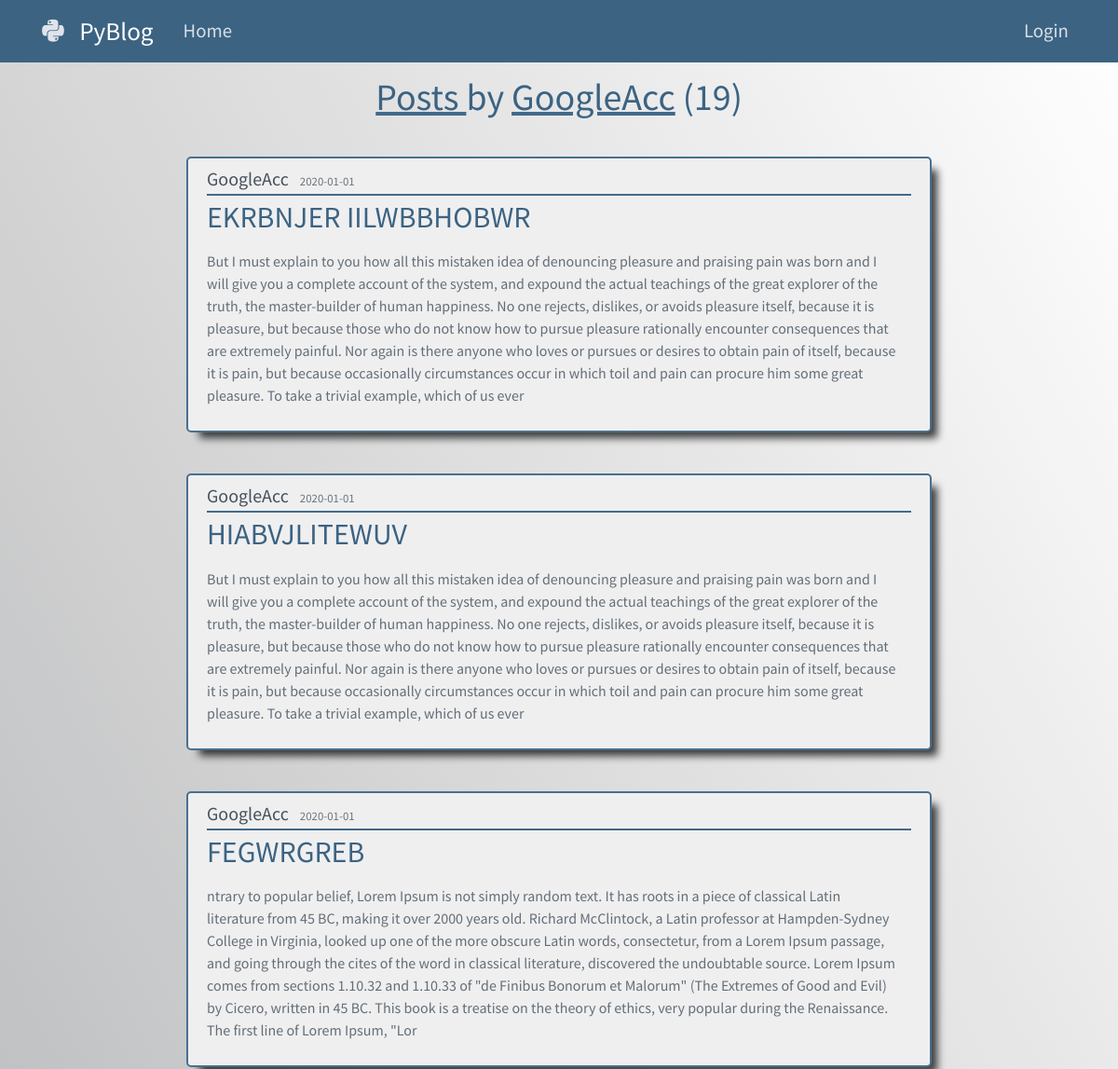
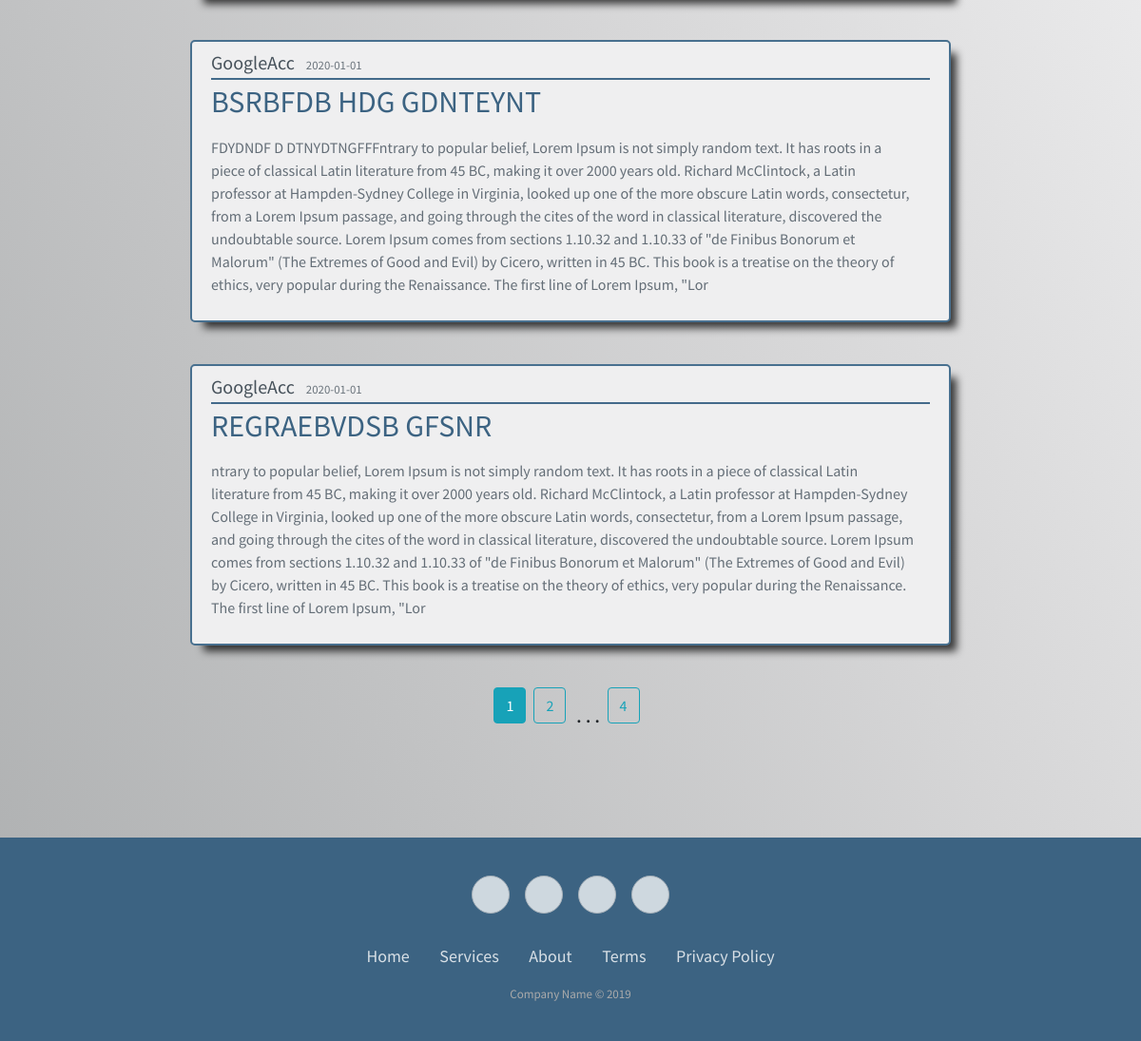
/user/GoogleAcc, run on the app's committed database (2 pictures, top to bottom).
### app/models.py (models this page shows, shortened)
class User(UserMixin, db.Model):
    __tablename__ = 'user'
    id = db.Column(db.Integer, primary_key=True)
    username = db.Column(db.String(64), index=True,nullable=False)
    email = db.Column(db.String(64), index=True, unique=True)
    posts = db.relationship('Post', backref='author', lazy='dynamic')

class Post(db.Model):
    __tablename__ = 'post'
    id = db.Column(db.Integer, primary_key=True)
    title = db.Column(db.String(100), nullable=False)
    date_posted = db.Column(db.DateTime, nullable=False, default=datetime.utcnow)
    content = db.Column(db.Text, nullable=False)
    user_id = db.Column(db.Integer, db.ForeignKey('user.id'), nullable=False)

### app/views.py (the view)
@app.route("/user/<string:username>")
def user_posts(username):
    page = request.args.get('page', 1, type=int)
    user = User.query.filter_by(username=username).first_or_404()
    posts = Post.query.filter_by(author=user)\
        .order_by(Post.date_posted.desc())\
        .paginate(page=page, per_page=5)
    return render_template('html/user_posts.html', posts=posts, user=user)

### app/templates/html/user_posts.html (shortened to what this page needs)
{% extends "html/layout.html" %}
{% block custom_css %}
<link rel="stylesheet" type="text/css" href="{{ url_for('static',filename = 'css/home.css') }}">
<link rel="stylesheet" type="text/css" href="{{ url_for('static',filename = 'css/user_posts.css') }}">
{% endblock custom_css %}
{% block content %}
<div class="container-posts">
<h1 class="mb-3 heading"><span class="underline">Posts </span>by <span class="underline">{{ user.username }}</span> ({{ posts.total }})</h1>
<br>
{% for post in posts.items %}
<article class="media content-section">
    <div class="media-body">
        <div class="article-metadata">
            <h5 style="display: inline;"><a class="mr-2"
                    href="{{ url_for('user_posts', username=post.author.username) }}">{{ post.author.username }}</a>
            </h5>
            <small class="text-muted">{{ post.date_posted.strftime('%Y-%m-%d') }}</small>
        </div>
        <h2>
            <p class="article-title">{{ post.title }}</p>
        </h2>
        <p class="article-content">{{ post.content }}</p>
    </div>
</article><br>
{% endfor %}
</div>
<div class="pagination">
    {% for page_num in posts.iter_pages(left_edge=1, right_edge=1, left_current=1, right_current=2) %}
    {% if page_num %}
    {% if posts.page == page_num %}
    <a class="btn btn-info mb-4 mr-2"
        href="{{ url_for('user_posts', username=user.username, page=page_num) }}">{{ page_num }}</a>
    {% else %}
    <a class="btn btn-outline-info mb-4 mr-2"
        href="{{ url_for('user_posts', username=user.username, page=page_num) }}">{{ page_num }}</a>
    {% endif %}
    {% else %}
    <b class="triple_dot">...</b>
    {% endif %}
    {% endfor %}
</div>
{% endblock %}

### app/static/css/layout.css (style rules this page uses)
body { height: 100%; margin: 0; padding: 0; background-image: linear-gradient(to right top, #adafb0, #c1c2c3, #d6d6d7, #eaeaeb, #ffffff); margin-top: 5rem; font-family: 'Source Sans Pro', sans-serif; }

### app/static/css/home.css (style rules this page uses)
.content-section { background: #EFEFF0; padding: 10px 20px; border: 2px solid #48708F; border-radius: 5px; margin-bottom: 20px; -webkit-box-shadow: 10px 10px 9px -4px rgba(0,0,0,0.75); -moz-box-shadow: 10px 10px 9px -4px rgba(0,0,0,0.75); box-shadow: 10px 10px 9px -4px rgba(0,0,0,0.75); overflow-wrap: break-word !important; word-wrap: break-word !important; }
.article-title { color: #3C6382; overflow-wrap: break-word !important; word-wrap: break-word !important; font-family: 'Source Sans Pro', sans-serif; }
.article-content { white-space: pre-line; color: #646e77; width: 550px; overflow-wrap: break-word !important; word-wrap: break-word !important; }
.article-metadata { padding-bottom: 3px; margin-bottom: 4px; border-bottom: 2px solid #436A8A; }
.article-metadata a { color: #47525B; }
.media-body { overflow-wrap: break-word !important; word-wrap: break-word !important; }
.triple_dot { margin-left: 0.2em; margin-right: 0.2em; letter-spacing: 0.3em; }
.pagination { display: flex; align-items: center; justify-content: center; }

### app/static/css/user_posts.css (style rules this page uses)
.container-posts { display: flex; flex-direction: column; align-items: center; }
.article-content { width:740px !important; }
.heading { color: #3C6382; }
span.underline { -webkit-text-decoration: #436A8A solid underline; text-decoration: #436A8A solid underline; -webkit-text-decoration-skip: ink; text-decoration-skip: ink; }
.content-section { width: 800px; }

### data on the page
User: username "GoogleAcc"
Post: author.username "GoogleAcc", date_posted "2020-01-01", title "EKRBNJER IILWBBHOBWR", content "But I must explain to you how all this mistaken idea of denouncing pleasure and praising pain was born and I will give you a complete account of the system, and expound the actual teachings of the great explorer of the truth, the master-builder of human happiness. No one rejects, dislikes, or avoids pleasure itself, because it is pleasure, but because those who do not know how to pursue pleasure rationally encounter consequences that are extremely painful. Nor again is there anyone who loves or pursues or desires to obtain pain of itself, because it is pain, but because occasionally circumstances occur in which toil and pain can procure him some great pleasure. To take a trivial example,…"
Post: author.username "GoogleAcc", date_posted "2020-01-01", title "HIABVJLITEWUV", content "But I must explain to you how all this mistaken idea of denouncing pleasure and praising pain was born and I will give you a complete account of the system, and expound the actual teachings of the great explorer of the truth, the master-builder of human happiness. No one rejects, dislikes, or avoids pleasure itself, because it is pleasure, but because those who do not know how to pursue pleasure rationally encounter consequences that are extremely painful. Nor again is there anyone who loves or pursues or desires to obtain pain of itself, because it is pain, but because occasionally circumstances occur in which toil and pain can procure him some great pleasure. To take a trivial example,…"
Post: author.username "GoogleAcc", date_posted "2020-01-01", title "FEGWRGREB", content "ntrary to popular belief, Lorem Ipsum is not simply random text. It has roots in a piece of classical Latin literature from 45 BC, making it over 2000 years old. Richard McClintock, a Latin professor at Hampden-Sydney College in Virginia, looked up one of the more obscure Latin words, consectetur, from a Lorem Ipsum passage, and going through the cites of the word in classical literature, discovered the undoubtable source. Lorem Ipsum comes from sections 1.10.32 and 1.10.33 of \"de Finibus Bonorum et Malorum\" (The Extremes of Good and Evil) by Cicero, written in 45 BC. This book is a treatise on the theory of ethics, very popular during the Renaissance. The first line of Lorem Ipsum, \"Lor"
Post: author.username "GoogleAcc", date_posted "2020-01-01", title "BSRBFDB HDG GDNTEYNT", content "FDYDNDF D DTNYDTNGFFFntrary to popular belief, Lorem Ipsum is not simply random text. It has roots in a piece of classical Latin literature from 45 BC, making it over 2000 years old. Richard McClintock, a Latin professor at Hampden-Sydney College in Virginia, looked up one of the more obscure Latin words, consectetur, from a Lorem Ipsum passage, and going through the cites of the word in classical literature, discovered the undoubtable source. Lorem Ipsum comes from sections 1.10.32 and 1.10.33 of \"de Finibus Bonorum et Malorum\" (The Extremes of Good and Evil) by Cicero, written in 45 BC. This book is a treatise on the theory of ethics, very popular during the Renaissance. The first line of…"
Post: author.username "GoogleAcc", date_posted "2020-01-01", title "REGRAEBVDSB GFSNR", content "ntrary to popular belief, Lorem Ipsum is not simply random text. It has roots in a piece of classical Latin literature from 45 BC, making it over 2000 years old. Richard McClintock, a Latin professor at Hampden-Sydney College in Virginia, looked up one of the more obscure Latin words, consectetur, from a Lorem Ipsum passage, and going through the cites of the word in classical literature, discovered the undoubtable source. Lorem Ipsum comes from sections 1.10.32 and 1.10.33 of \"de Finibus Bonorum et Malorum\" (The Extremes of Good and Evil) by Cicero, written in 45 BC. This book is a treatise on the theory of ethics, very popular during the Renaissance. The first line of Lorem Ipsum, \"Lor"

### other printed values
{{ posts.total }} "19"
{{ page_num }} "1"
{{ page_num }} "2" "4"
